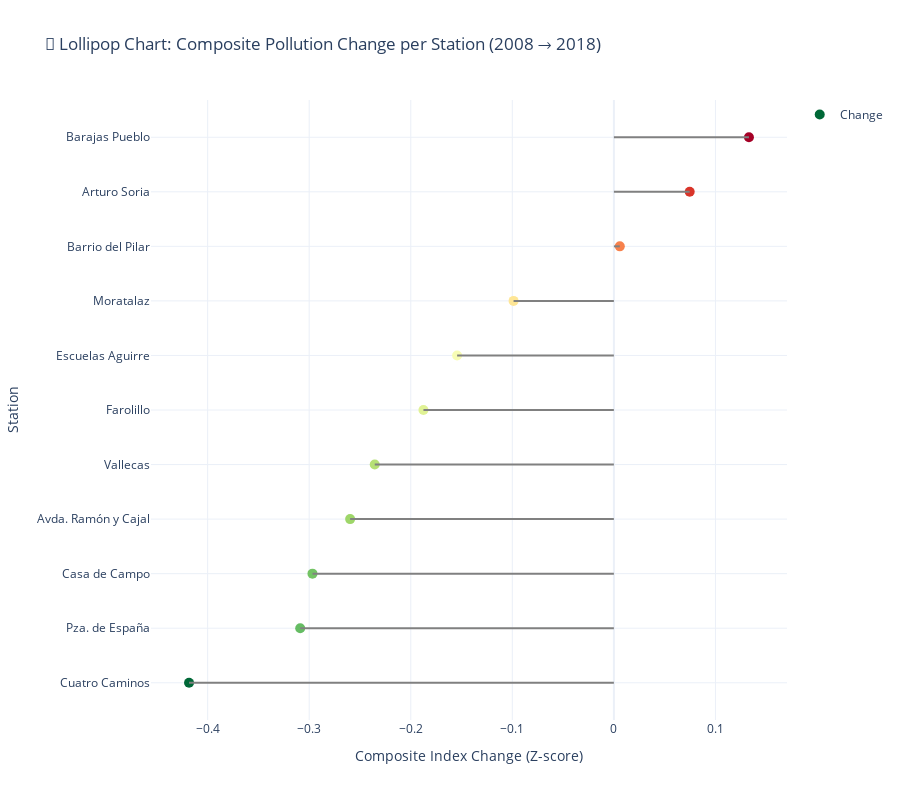

This figure's notebook cell:
### Markdown cell above
Location: Position of each marker = Station's geographic location.

Green = Pollution improved (negative change).

Red = Pollution worsened (positive change).

Size: Magnitude of change (absolute change), larger means bigger change, regardless of direction.

Hover info: Useful for seeing station name + specific values.

### Code cell
fig_lollipop = go.Figure()

fig_lollipop.add_trace(go.Scatter(
    x=merged_clean['composite_change'],
    y=merged_clean['name'],
    mode='markers',
    marker=dict(size=10, color=merged_clean['composite_change'], colorscale='RdYlGn_r'),
    name='Change'
))

# Add lines (lollipop stems)
for i, row in merged_clean.iterrows():
    fig_lollipop.add_trace(go.Scatter(
        x=[0, row['composite_change']],
        y=[row['name'], row['name']],
        mode='lines',
        line=dict(color='gray', width=2),
        showlegend=False
    ))

fig_lollipop.update_layout(
    title='🍭 Lollipop Chart: Composite Pollution Change per Station (2008 → 2018)',
    xaxis_title='Composite Index Change (Z-score)',
    yaxis_title='Station',
    template='plotly_white',
    height=800
)

fig_lollipop.show()

### Figure 1 — Plotly figure (JSON) as saved in the notebook; plotly's stock layout.template omitted (floating-point values rounded to 4 significant figures)
{"data": [{"marker": {"color": [-0.4183, -0.3089, -0.2968, -0.2597, -0.2355, -0.1875, -0.1544, -0.09877, 0.005827, 0.07464, 0.133], "colorscale": [[0, "rgb(0,104,55)"], [0.1, "rgb(26,152,80)"], [0.2, "rgb(102,189,99)"], [0.3, "rgb(166,217,106)"], [0.4, "rgb(217,239,139)"], [0.5, "rgb(255,255,191)"], [0.6, "rgb(254,224,139)"], [0.7, "rgb(253,174,97)"], [0.8, "rgb(244,109,67)"], [0.9, "rgb(215,48,39)"], [1, "rgb(165,0,38)"]], "size": 10}, "mode": "markers", "name": "Change", "type": "scatter", "x": [-0.4183, -0.3089, -0.2968, -0.2597, -0.2355, -0.1875, -0.1544, -0.09877, 0.005827, 0.07464, 0.133], "y": ["Cuatro Caminos", "Pza. de España", "Casa de Campo", "Avda. Ramón y Cajal", "Vallecas", "Farolillo", "Escuelas Aguirre", "Moratalaz", "Barrio del Pilar", "Arturo Soria", "Barajas Pueblo"]}, {"line": {"color": "gray", "width": 2}, "mode": "lines", "showlegend": false, "type": "scatter", "x": [0, -0.4183], "y": ["Cuatro Caminos", "Cuatro Caminos"]}, {"line": {"color": "gray", "width": 2}, "mode": "lines", "showlegend": false, "type": "scatter", "x": [0, -0.3089], "y": ["Pza. de España", "Pza. de España"]}, {"line": {"color": "gray", "width": 2}, "mode": "lines", "showlegend": false, "type": "scatter", "x": [0, -0.2968], "y": ["Casa de Campo", "Casa de Campo"]}, {"line": {"color": "gray", "width": 2}, "mode": "lines", "showlegend": false, "type": "scatter", "x": [0, -0.2597], "y": ["Avda. Ramón y Cajal", "Avda. Ramón y Cajal"]}, {"line": {"color": "gray", "width": 2}, "mode": "lines", "showlegend": false, "type": "scatter", "x": [0, -0.2355], "y": ["Vallecas", "Vallecas"]}, {"line": {"color": "gray", "width": 2}, "mode": "lines", "showlegend": false, "type": "scatter", "x": [0, -0.1875], "y": ["Farolillo", "Farolillo"]}, {"line": {"color": "gray", "width": 2}, "mode": "lines", "showlegend": false, "type": "scatter", "x": [0, -0.1544], "y": ["Escuelas Aguirre", "Escuelas Aguirre"]}, {"line": {"color": "gray", "width": 2}, "mode": "lines", "showlegend": false, "type": "scatter", "x": [0, -0.09877], "y": ["Moratalaz", "Moratalaz"]}, {"line": {"color": "gray", "width": 2}, "mode": "lines", "showlegend": false, "type": "scatter", "x": [0, 0.005827], "y": ["Barrio del Pilar", "Barrio del Pilar"]}, {"line": {"color": "gray", "width": 2}, "mode": "lines", "showlegend": false, "type": "scatter", "x": [0, 0.07464], "y": ["Arturo Soria", "Arturo Soria"]}, {"line": {"color": "gray", "width": 2}, "mode": "lines", "showlegend": false, "type": "scatter", "x": [0, 0.133], "y": ["Barajas Pueblo", "Barajas Pueblo"]}], "layout": {"height": 800, "title": {"text": "🍭 Lollipop Chart: Composite Pollution Change per Station (2008 → 2018)"}, "xaxis": {"title": {"text": "Composite Index Change (Z-score)"}}, "yaxis": {"title": {"text": "Station"}}}}
